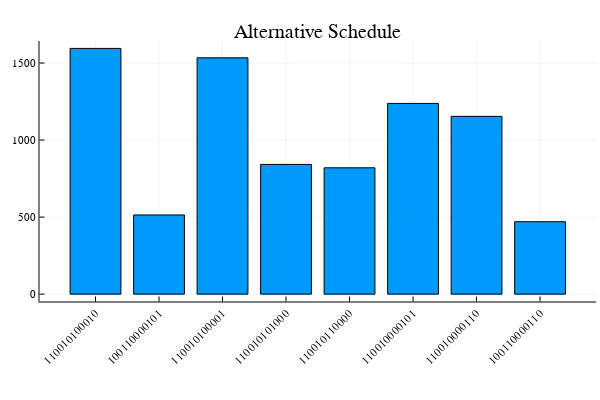

The cell this chart's notebook holds for it:
### Code cell
plotly()
Plots.PlotlyBackend()
a=countmap(samples)        # arma dic conf=>cuentas
confs=collect(keys(a))     # array de confs (Binario)
cuentas=collect(values(a)); # array de cuentas
#
cuentas2=[]
ticklabel = String[]
for k in 1:size(confs)[1]
    if  cuentas[k] > (nshot/40)
        zz=""
        for i in 1:12
            zz=zz*string(confs[k][i])
        end
        push!(ticklabel,zz)
        push!(cuentas2,cuentas[k])
    end
end
bar(cuentas2, xticks=(1:size(confs)[1], ticklabel), legend = false, title="Alternative Schedule")
xaxis!(xrotation=45)

### Figure 1 — Plotly figure (JSON) as saved in the notebook; plotly's stock layout.template omitted (floating-point values rounded to 4 significant figures; data arrays with more than 128 entries replaced by an {"elided": "..."} marker saying what was removed)
{"data": [{"fill": "tozeroy", "fillcolor": "rgba(0, 154, 250, 1.000)", "hoverinfo": "none", "legendgroup": "y1", "line": {"color": "rgba(0, 0, 0, 1.000)", "dash": "solid", "width": 1}, "mode": "lines", "name": "y1", "showlegend": true, "type": "scatter", "x": [0.6, 0.6, 1.4, 1.4, 0.6, 0.6], "xaxis": "x1", "y": [1595, 0, 0, 1595, 1595, 1595], "yaxis": "y1"}, {"fill": "tozeroy", "fillcolor": "rgba(0, 154, 250, 1.000)", "hoverinfo": "none", "legendgroup": "y1", "line": {"color": "rgba(0, 0, 0, 1.000)", "dash": "solid", "width": 1}, "mode": "lines", "name": "y1", "showlegend": false, "type": "scatter", "x": [1.6, 1.6, 2.4, 2.4, 1.6, 1.6], "xaxis": "x1", "y": [514, 0, 0, 514, 514, 514], "yaxis": "y1"}, {"fill": "tozeroy", "fillcolor": "rgba(0, 154, 250, 1.000)", "hoverinfo": "none", "legendgroup": "y1", "line": {"color": "rgba(0, 0, 0, 1.000)", "dash": "solid", "width": 1}, "mode": "lines", "name": "y1", "showlegend": false, "type": "scatter", "x": [2.6, 2.6, 3.4, 3.4, 2.6, 2.6], "xaxis": "x1", "y": [1534, 0, 0, 1534, 1534, 1534], "yaxis": "y1"}, {"fill": "tozeroy", "fillcolor": "rgba(0, 154, 250, 1.000)", "hoverinfo": "none", "legendgroup": "y1", "line": {"color": "rgba(0, 0, 0, 1.000)", "dash": "solid", "width": 1}, "mode": "lines", "name": "y1", "showlegend": false, "type": "scatter", "x": [3.6, 3.6, 4.4, 4.4, 3.6, 3.6], "xaxis": "x1", "y": [842, 0, 0, 842, 842, 842], "yaxis": "y1"}, {"fill": "tozeroy", "fillcolor": "rgba(0, 154, 250, 1.000)", "hoverinfo": "none", "legendgroup": "y1", "line": {"color": "rgba(0, 0, 0, 1.000)", "dash": "solid", "width": 1}, "mode": "lines", "name": "y1", "showlegend": false, "type": "scatter", "x": [4.6, 4.6, 5.4, 5.4, 4.6, 4.6], "xaxis": "x1", "y": [820, 0, 0, 820, 820, 820], "yaxis": "y1"}, {"fill": "tozeroy", "fillcolor": "rgba(0, 154, 250, 1.000)", "hoverinfo": "none", "legendgroup": "y1", "line": {"color": "rgba(0, 0, 0, 1.000)", "dash": "solid", "width": 1}, "mode": "lines", "name": "y1", "showlegend": false, "type": "scatter", "x": [5.6, 5.6, 6.4, 6.4, 5.6, 5.6], "xaxis": "x1", "y": [1238, 0, 0, 1238, 1238, 1238], "yaxis": "y1"}, {"fill": "tozeroy", "fillcolor": "rgba(0, 154, 250, 1.000)", "hoverinfo": "none", "legendgroup": "y1", "line": {"color": "rgba(0, 0, 0, 1.000)", "dash": "solid", "width": 1}, "mode": "lines", "name": "y1", "showlegend": false, "type": "scatter", "x": [6.6, 6.6, 7.4, 7.4, 6.6, 6.6], "xaxis": "x1", "y": [1154, 0, 0, 1154, 1154, 1154], "yaxis": "y1"}, {"fill": "tozeroy", "fillcolor": "rgba(0, 154, 250, 1.000)", "hoverinfo": "none", "legendgroup": "y1", "line": {"color": "rgba(0, 0, 0, 1.000)", "dash": "solid", "width": 1}, "mode": "lines", "name": "y1", "showlegend": false, "type": "scatter", "x": [7.6, 7.6, 8.4, 8.4, 7.6, 7.6], "xaxis": "x1", "y": [470, 0, 0, 470, 470, 470], "yaxis": "y1"}], "layout": {"annotations": [{"font": {"color": "rgba(0, 0, 0, 1.000)", "family": "sans-serif", "size": 20}, "rotation": 0, "showarrow": false, "text": "Alternative Schedule", "x": 0.5296, "xanchor": "center", "xref": "paper", "y": 1, "yanchor": "top", "yref": "paper"}], "height": 400, "margin": {"b": 20, "l": 0, "r": 0, "t": 20}, "paper_bgcolor": "rgba(255, 255, 255, 1.000)", "plot_bgcolor": "rgba(255, 255, 255, 1.000)", "showlegend": false, "width": 600, "xaxis": {"anchor": "y", "domain": [0.06582, 0.9934], "gridcolor": "rgba(0, 0, 0, 0.100)", "gridwidth": 0.5, "linecolor": "rgba(0, 0, 0, 1.000)", "mirror": false, "range": [0.118, 8.882], "showgrid": true, "showline": true, "showticklabels": true, "tickangle": -45, "tickcolor": "rgb(0, 0, 0)", "tickfont": {"color": "rgba(0, 0, 0, 1.000)", "family": "sans-serif", "size": 11}, "tickmode": "array", "ticks": "inside", "ticktext": ["110010100010", "100110000101", "110010100001", "110010101000", "110010110000", "110010000101", "110010000110", "100110000110"], "tickvals": {"elided": "161 int values"}, "title": "", "titlefont": {"color": "rgba(0, 0, 0, 1.000)", "family": "sans-serif", "size": 15}, "type": "-", "visible": true, "zeroline": false, "zerolinecolor": "rgba(0, 0, 0, 1.000)"}, "yaxis": {"anchor": "x", "domain": [0.218, 0.9415], "gridcolor": "rgba(0, 0, 0, 0.100)", "gridwidth": 0.5, "linecolor": "rgba(0, 0, 0, 1.000)", "mirror": false, "range": [-47.85, 1643.0], "showgrid": true, "showline": true, "showticklabels": true, "tickangle": 0, "tickcolor": "rgb(0, 0, 0)", "tickfont": {"color": "rgba(0, 0, 0, 1.000)", "family": "sans-serif", "size": 11}, "tickmode": "array", "ticks": "inside", "ticktext": ["0", "500", "1000", "1500"], "tickvals": [0, 500, 1000, 1500], "title": "", "titlefont": {"color": "rgba(0, 0, 0, 1.000)", "family": "sans-serif", "size": 15}, "type": "-", "visible": true, "zeroline": false, "zerolinecolor": "rgba(0, 0, 0, 1.000)"}}}
